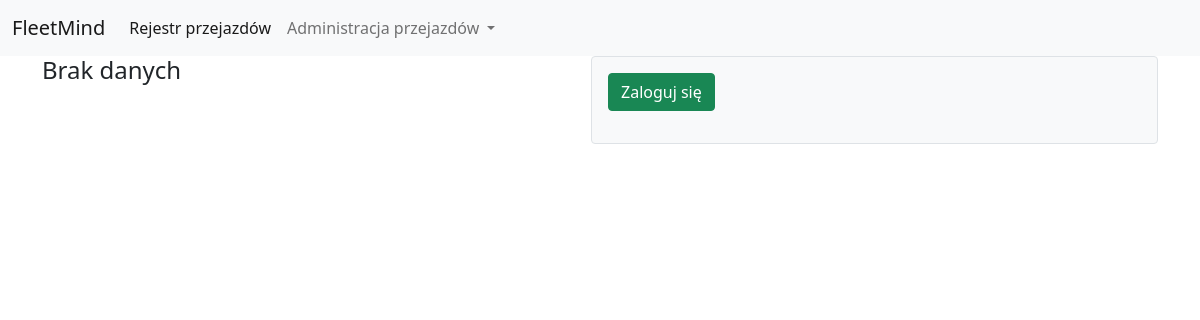
The app's page /posts/, older data.
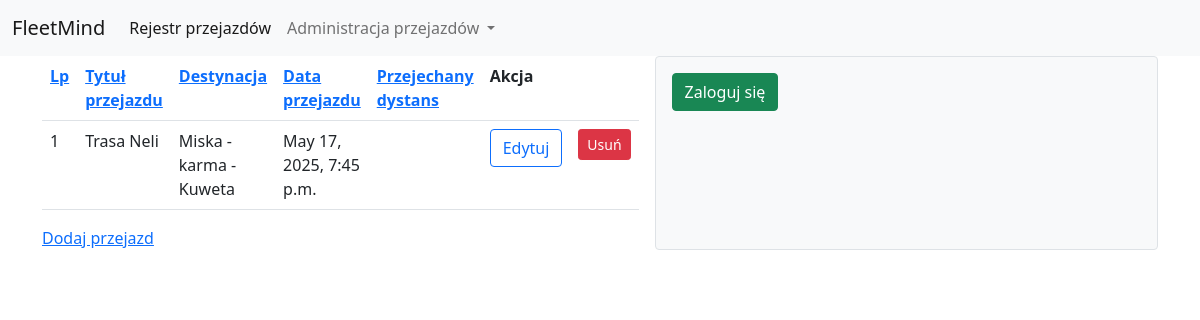
The same page, newer data.
### Fleet/models.py (models this page shows, shortened)
class Post(models.Model):
    title = models.CharField(max_length=200)
    content = models.TextField()
    create_at = models.DateTimeField(auto_now_add=True)
    author = models.ForeignKey(User, on_delete=models.CASCADE)

### Fleet/views.py (the view)
# urls.py: path('posts/', post_list, name='post_list'),
def post_list(request):
    sort = request.GET.get('sort', 'id')
    posts = Post.objects.all().order_by(sort)
    return render(request, 'Fleet/table.html', {'posts': posts})

### Fleet/templates/Fleet/table.html (shortened to what this page needs)
{% extends "Fleet/base.html" %}
{% block content %}
{% if posts %}
    <table class = "table              table-hover">
        <tr>
            <th><a href="?sort=id">Lp</a>
            <th><a href="?sort=title">Tytuł przejazdu</a>
            <th><a href="?sort=content">Destynacja</a>
            <th><a href="?sort=create_at">Data przejazdu</a>
            <th><a href="?sort=distance">Przejechany dystans</a>
            <th colspan="2">Akcja
        {% for post in posts %}
        <tr id="post-{{ post.id }}">
            <td>{{ post.id }}
            <td>{{ post.title }}
            <td>{{ post.content }}
            <td>{{ post.create_at }}
            <td>{{ post.distance }}
            <td><a href="{% url 'update_post' post.id %}" class="btn btn-outline-primary">Edytuj</a>
            <td>
                <button class="btn btn-danger btn-sm" data-bs-toggle="modal" data-bs-target="#deleteModal"
                        data-id="{{ post.id }}" data-title="{{ post.title }}">Usuń
                </button>
        {% endfor %}
    </table>
 <a href="{% url 'create_post' %}">Dodaj przejazd</a>
{% else %}
    <h4>Brak danych</h4>
{% endif %}
{% endblock %}

### Fleet/templates/Fleet/base.html (shortened to what this page needs)
<!doctype html>
<html lang="pl">
{% load static %}
  <head>
    <link href="https://cdnjs.cloudflare.com/ajax/libs/bootstrap/5.0.2/css/bootstrap.min.css" rel="stylesheet">
    <link rel="stylesheet" type="text/css" href="{% static 'css/style.css' %}">
    <link rel="stylesheet" href="https://cdn.jsdelivr.net/npm/bootstrap-icons/font/bootstrap-icons.css">
  </head>
  <body>
<nav class="navbar navbar-expand-lg navbar-light bg-light">
  <div class="container-fluid">
    <a class="navbar-brand" href="#">FleetMind</a>
    <div class="collapse navbar-collapse" id="navbarNavDropdown">
      <ul class="navbar-nav">
        <li class="nav-item">
          <a class="nav-link active" aria-current="page" href="{% url 'table' %}">Rejestr przejazdów</a>
        </li>
        <li class="nav-item dropdown">
          <a class="nav-link dropdown-toggle" href="#" id="navbarDropdownMenuLink" role="button" data-bs-toggle="dropdown" aria-expanded="false">
            Administracja przejazdów
          </a>
        </li>
      </ul>
    </div>
  </div>
</nav>
<div class="container d-flex">
    <div class="main-content flex-grow-1">
        {% block content %}FleetMindAppContent{% endblock %}
    </div>
    <div class="user-panel ms-3 p-3 bg-light border rounded">
        {% if user.is_authenticated %}
            <h3>Panel użytkownika</h3>
            <p>Witaj, {{ user.username }}!</p>
            <ul class="list-unstyled">
                <li><a href="{% url 'user_panel' %}" class="btn btn-primary">Twój profil</a></li>
                <li><a href="{% url 'post_list' %}" class="btn btn-secondary">Twoje przejazdy</a></li>
                <form method="post" action="{% url 'logout' %}">
                    {% csrf_token %}
                    <button type="submit" class="btn btn-danger">Wyloguj się</button>
                </form>
            </ul>
        {% else %}
            <p><a href="{% url 'login' %}" class="btn btn-success">Zaloguj się</a></p>
        {% endif %}
    </div>
</div>
  </body>
</html>

### Fleet/static/css/style.css (style rules this page uses)
.container { display: flex; justify-content: space-between; }
.main-content { flex: 3; }
.user-panel { flex: 1; padding: 20px; background-color: #f8f9fa; border-left: 2px solid #ddd; min-width: 250px; }

Row changes from the older to the newer data that the page shows:
added Post: id "1", title "Trasa Neli", content "Miska - karma - Kuweta", create_at "May 17, 2025, 7:45 p.m."
Text that changed along with them:
text no longer shown: "Brak danych"
text now shown: "Lp Tytuł przejazdu Destynacja Data przejazdu Przejechany dystans Akcja Dodaj przejazd"
